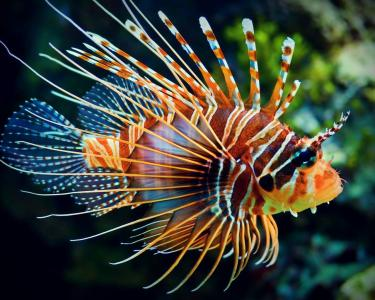
#> input picture datas/images/fish.jpg, 375 x 300 px
$ python radon-transform.py
#> lines starting #> are read from the running program, lines starting #| are printed output that depends on the picture
# -*- coding: utf-8 -*-
"""
Radon变换
"""
import cv2
import numpy as np

img = cv2.imread('../../../datas/images/fish.jpg',0)
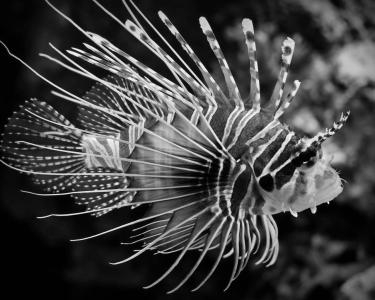
#> img: shape (300, 375); min 0, max 255, mean 65.5
rows,cols = img.shape[:2]
#> rows = 300; cols = 375
print("rows = ",rows)
#| rows =  300
print("cols = ",cols)
#| cols =  375
dst = img[:]#np.zeros((int(rows),int(cols),1),np.float32)

angle = int(360)
radon_image = np.zeros((int(rows),int(angle),1),np.float32)

center = int(rows / 2)
#> center = 150

shift0 = [1.0,0.0,float(-center),0.0,1.0,float(-center),0.0,0.0,1.0]
#> shift0 = [1, 0, -150, 0, 1, -150, 0, 0, 1]
shift1 = [1.0,0.0,float(center),0.0,1.0,float(center),0.0,0.0,1.0]
#> shift1 = [1, 0, 150, 0, 1, 150, 0, 0, 1]

m0 = np.array(shift0).reshape(3,3)
m1 = np.array(shift1).reshape(3,3)
theta = [0] *360

for t in range(360):
    theta[t] = t * np.pi / angle

    R = [np.cos(theta[t]),np.sin(theta[t]),0,
        -np.sin(theta[t]),np.cos(theta[t]),0,
        0,0,1]
    mR = np.array(R).reshape(3,3)

    rotation = m1 * mR * m0

    rotated = cv2.warpPerspective(dst,rotation,(rows,cols),cv2.WARP_INVERSE_MAP)
    rrows,rcols = rotated.shape[:2]

    for j in range(rcols):
        p1 = radon_image[j]
        for i in range(rrows):
            p2 = rotated[i]
#> (the run stopped early here; a loop or call above may not have finished)
